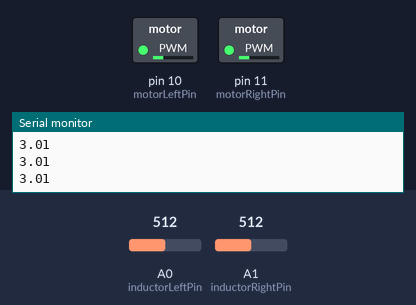
Bench run of a sketch on a simulated Arduino Uno, built with avr-gcc and run on an emulated ATmega328P. On the bench: switched loads named in the sketch (green lamp = pin HIGH), the last lines printed to the serial monitor. The inputs (shaded band) are chosen by the test bench; at power-on: A0 (inductorLeftPin) = 512, A1 (inductorRightPin) = 512.

Above: at 1.2 s.
1.3 s: A0 (inductorLeftPin) set to 716
At 2.5 s:
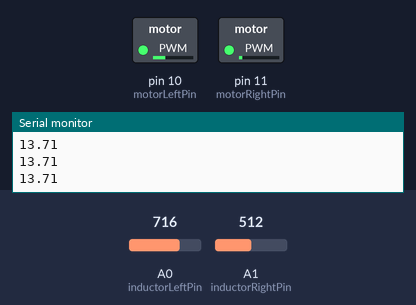
2.8 s: A1 (inductorRightPin) set to 306
At 3.6 s:
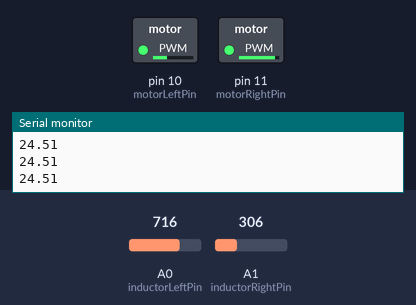
4.3 s: A0 (inductorLeftPin) set to 900
At 4.7 s:
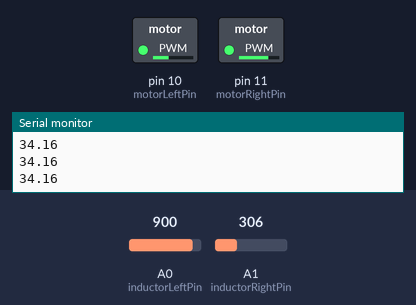
5.8 s: A1 (inductorRightPin) set to 122
At 7.0 s:
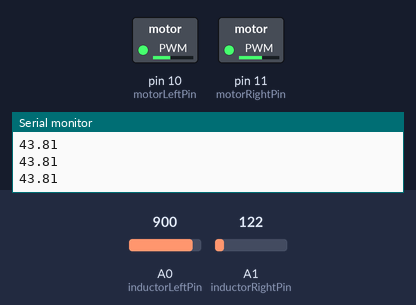
7.3 s: A1 (inductorRightPin) set to 0
At 8.2 s:
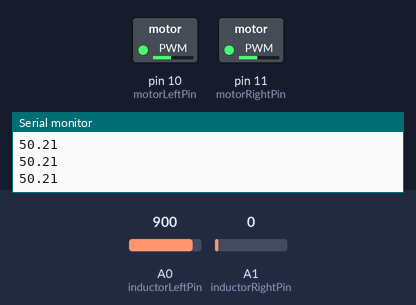
8.8 s: A1 (inductorRightPin) set to 1023
At 9.3 s:
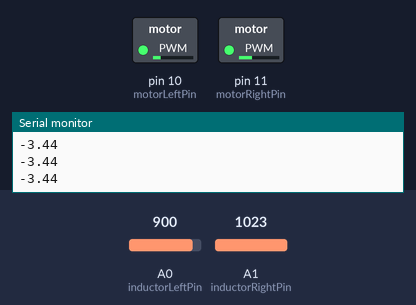
Timing chart, 0 to 11.3 s (numbered marks = the images above; inputs shaded):
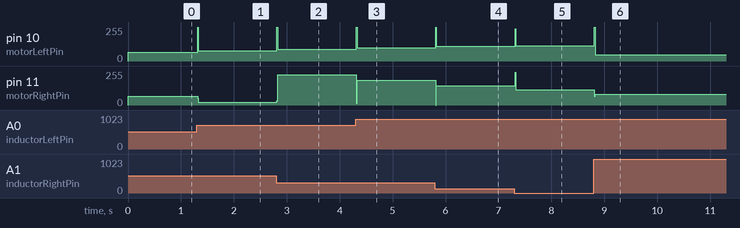

The sketch:

slow_boost.ino
```cpp
////////////////////////////////////////////////////////////////////////////////
/*
Mouse.ino
C++ code for controlling a line following robot.
Inductors are used as pickup coils to sense an induced voltage from a wire
(20kHz, 1A pp). An additional optical sensor is used to look ahead, and
determine if the robot is travelling straight; if so, the motor speed is
increased.
PID control is used to control the robots positioning (PID.h library)

Author: Alex Robb, University of Bath
Date: 17/2/19
*/
////////////////////////////////////////////////////////////////////////////////
//Includes and libraries

#include <PID_v1.h>

#define motorLeftPin 10
#define motorRightPin 11

#define inductorLeftPin A0
#define inductorRightPin A1

////////////////////////////////////////////////////////////////////////////////
//PID setup
int baseSpeed;
const int boostSpeed = 200;

//Setpoint for inductor voltage
double setpoint;
//Result of adding both inductor inputs
double totalError;

//Output of PID calculation, added/subtracted from motor speed
double motorChange;

//Varibles to store values from inductor
int inductorLeftValue;
int inductorRightValue;

double distanceError;

bool straight;

//Create PID object   (input, setpoint, kp, ki, kd, sampleTime)
PID sensorPID(&distanceError, &motorChange, &setpoint, 2.7
, 0, 0.3, DIRECT);

////////////////////////////////////////////////////////////////////////////////
//Setup: run once
void setup() {

  //Set pimodes to input/output
  pinMode(inductorLeftPin, INPUT);
  pinMode(inductorRightPin, INPUT);
  pinMode(motorLeftPin, OUTPUT);
  pinMode(motorRightPin, OUTPUT);

  //Initialise the inductor value variables
  inductorLeftValue = analogRead(inductorLeftPin);
  inductorRightValue = analogRead(inductorRightPin);

//  distanceLeft = 1067*exp(-0.02772*inductorLeftValue);
//  distanceRight = 1108*exp(-0.02705*inductorRightValue);

  //totalError = inductorLeftValue - inductorRightValue;
  totalError = inductorLeftValue - inductorRightValue;
  distanceError = (0.05244*totalError) + (3.013);

  straight = false;

  //Initialise setpoint variable as current position error
  //Position the inductors equidistant from the wire, and turn arduino power on
  setpoint = distanceError;

  sensorPID.SetOutputLimits(-255, 255);

  sensorPID.SetMode(AUTOMATIC);

  sensorPID.SetSampleTime(10);

  Serial.begin(9600);
}
////////////////////////////////////////////////////////////////////////////////
//overLine: function determines when travelling straight, and how long for
//bool overLine(){
//  unsigned long startStraight;
//  unsigned long straightTime;
//
//  if (!straight && abs(totalError)<=10){
//    startStraight = millis();
//    straight = true;
//  }
//  else if (abs(totalError)>10){
//    //straightTime = 0;
//    straight = false;
//  }
//  else{
//  }
//
//  if (straight == true){
//     straightTime = millis() - startStraight;
//  }
//  else{
//    straightTime = 0;
//  }
//  //.print(straightTime);
//  //Serial.print("   ");
//
//  if (straightTime >= 4000 && straight){
//    return true;
//  }
//  else {
//    return false;
//  }
//}
////////////////////////////////////////////////////////////////////////////////
//setMotorSpeeds: sets the speed of both left/right motors
void setMotorSpeeds(){
  int motorLeftSpeed;
  int motorRightSpeed;

  baseSpeed = map(abs(distanceError), 0, 30, 70, 20);
  //Serial.println(baseSpeed);
 // bool onStraight = overLine();
  if(false){
    motorLeftSpeed = boostSpeed - motorChange;
    motorRightSpeed = boostSpeed + motorChange;
    //sensorPID.SetTunings(0.3,0,0);
  }
  else{
    motorLeftSpeed = baseSpeed - motorChange;
    motorRightSpeed = baseSpeed + motorChange;
    //sensorPID.SetTunings(1,0,0.1);
  }

  //Serial.println(motorLeftSpeed);
  analogWrite(motorLeftPin, motorLeftSpeed);
//  Serial.print(motorLeftSpeed);
//  Serial.print("   ");
//  Serial.println(motorRightSpeed);
  analogWrite(motorRightPin, motorRightSpeed);
  //Serial.println(onStraight);


}
////////////////////////////////////////////////////////////////////////////////
//loop: run repeatedly
void loop() {

  inductorLeftValue = analogRead(inductorLeftPin);
  inductorRightValue = analogRead(inductorRightPin);


//
//Serial.print(inductorLeftValue);
//Serial.print("   ");
//Serial.println(inductorRightValue);

//  Serial.print(distanceLeft);
//  Serial.print("   ");
//  Serial.println(distanceRight);

  //totalError = distanceLeft - distanceRight;
  totalError = inductorLeftValue - inductorRightValue;
  distanceError = (0.05244*totalError) + (3.013);

  //constrain(totalError, -60, 70);
  //totalError = inductorLeftValue - inductorRightValue;
  Serial.println(distanceError);

  sensorPID.Compute();
  //Serial.println(motorChange);

  setMotorSpeeds();
}
```

Measured:
- after the input at 1.3 s, pin 10 (motorLeftPin): 65/255 → 77/255 at once; pin 11 (motorRightPin): 65/255 → 20/255 at once
- after the input at 2.8 s, pin 10 (motorLeftPin): 77/255 → 88/255 at once; pin 11 (motorRightPin): 20/255 → 228/255 at once
- after the input at 4.3 s, pin 10 (motorLeftPin): 88/255 → 98/255 at once; pin 11 (motorRightPin): 228/255 → 186/255 at once
- after the input at 5.8 s, pin 10 (motorLeftPin): 98/255 → 109/255 at once; pin 11 (motorRightPin): 186/255 → 145/255 at once
- after the input at 7.3 s, pin 10 (motorLeftPin): 109/255 → 114/255 at once; pin 11 (motorRightPin): 145/255 → 116/255 at once
- after the input at 8.8 s, pin 10 (motorLeftPin): 114/255 → 47/255 at once; pin 11 (motorRightPin): 116/255 → 82/255 at once
